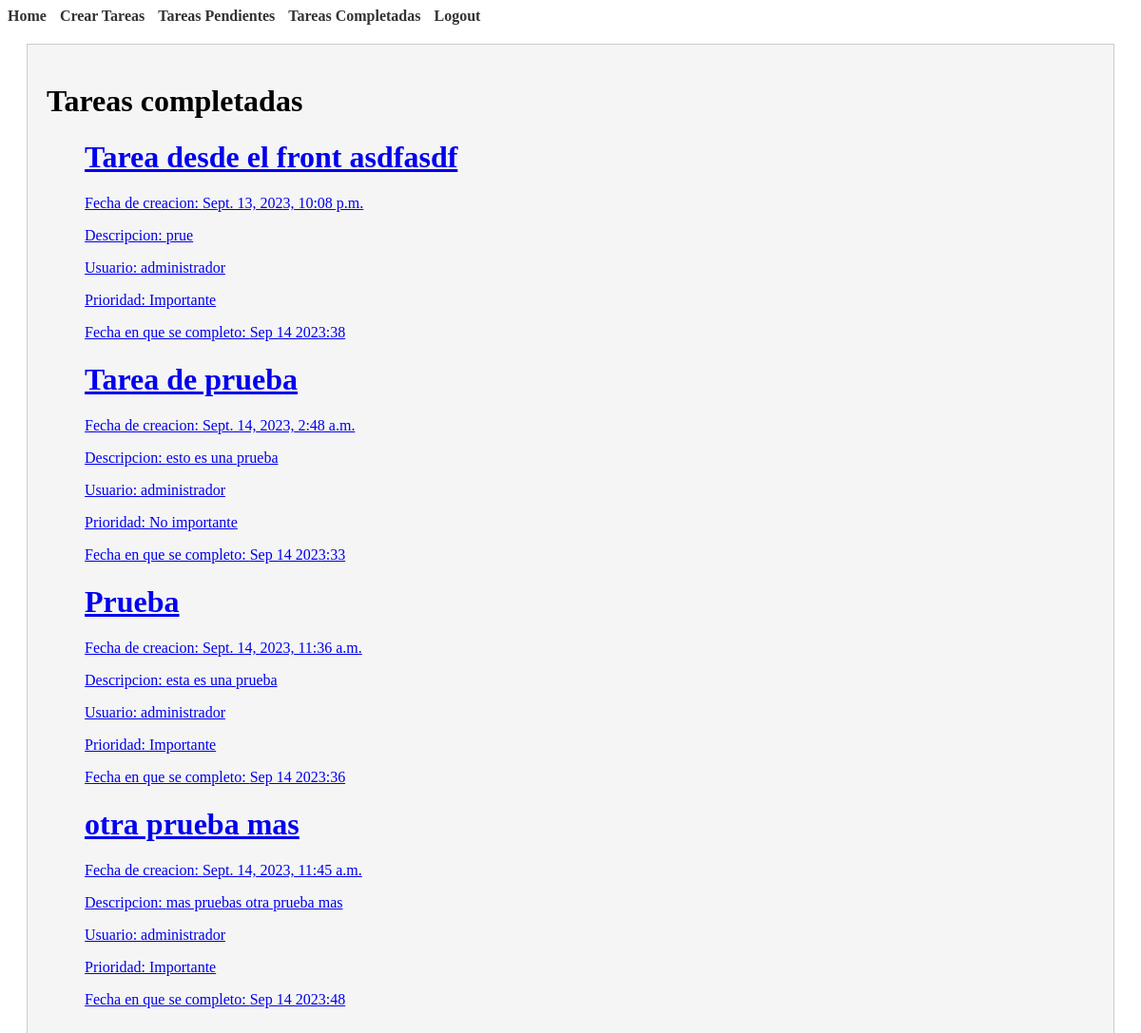
The page /tasks_completed/ (signed in) on the database its author committed.
### tasks/models.py (models this page shows, shortened)
class Task(models.Model):
    title = models.CharField(max_length=100, verbose_name="Título")
    description = models.TextField(blank=True, verbose_name="Descripción")
    created = models.DateTimeField(auto_now_add=True, verbose_name="Fecha de Creación")
    datecompleted = models.DateTimeField(null=True, verbose_name="Fecha de Completado")
    important = models.BooleanField(default=False, verbose_name="Importante")
    user = models.ForeignKey(User, on_delete=models.CASCADE, verbose_name="Usuario")

### tasks/views.py (the view)
# urls.py: path('tasks_completed/', views.tasks_completed, name='tasks_completed'),  # Ruta para listar tareas completadas
@login_required
def tasks_completed(request):
    tasks = Task.objects.filter(user=request.user, datecompleted__isnull=False)
    return render(request, 'tasks_completed.html', {'tasks': tasks})

### tasks/templates/tasks_completed.html
{% extends 'base.html' %}
{% block content %}
<h1>Tareas completadas</h1>
<ul>
    {% for task in tasks %}
        <a href="{% url 'task_detail' task.id %}">
            <h1>{{ task.title }}</h1>
            <p>Fecha de creacion: {{ task.created }}</p>
            <p>Descripcion: {{ task.description }}</p>
            <p>Usuario: {{ task.user.username }}</p>
             <p>Prioridad:
             {% if task.important %}
               Importante
             {% else %}
               No importante
             {% endif %}</p>
            <p>Fecha en que se completo: {{ task.datecompleted|date:'M j Y:i' }}</p>
        </a>
    {% endfor %}
</ul>
{% endblock %}

### tasks/templates/base.html (shortened to what this page needs)
<!DOCTYPE html>
<html lang="es">
<head>
  <link rel="stylesheet" type="text/css" href="/static/css/styles.css">
</head>
<body>
    <nav>
        <ul class="nav-list">
            <li class="nav-item">
                <a class="nav-link" href="/">Home</a>
            </li>
            {% if user.is_authenticated %}
            <li class="nav-item">
                <a class="nav-link" href="/tasks/create/">Crear Tareas</a>
            </li>
            <li class="nav-item">
                <a class="nav-link" href="/tasks">Tareas Pendientes</a>
            </li>
            <li class="nav-item">
                <a class="nav-link" href="/tasks_completed">Tareas Completadas</a>
            </li>
            <li class="nav-item">
                <a class="nav-link" href="/logout">Logout</a>
            </li>
            {% endif %}
        </ul>
    </nav>
    <div class="content">
        {% block content %}
        {%  endblock %}
    </div>
</body>
</html>

### tasks/static/css/styles.css (style rules this page uses)
.nav-list { list-style-type: none; margin: 0; padding: 0; }
.nav-item { display: inline; margin-right: 10px; }
.nav-link { text-decoration: none; color: #333; font-weight: bold; }
.content { margin: 20px; padding: 20px; border: 1px solid #ccc; background-color: #f5f5f5; }

### rows shown on the page
Task: title "Tarea desde el front asdfasdf", created "Sept. 13, 2023, 10:08 p.m.", description "prue", user.username "administrador", important "Importante", datecompleted "Sep 14 2023:38"
Task: title "Tarea de prueba", created "Sept. 14, 2023, 2:48 a.m.", description "esto es una prueba", user.username "administrador", important "No importante", datecompleted "Sep 14 2023:33"
Task: title "Prueba", created "Sept. 14, 2023, 11:36 a.m.", description "esta es una prueba", user.username "administrador", important "Importante", datecompleted "Sep 14 2023:36"
Task: title "otra prueba mas", created "Sept. 14, 2023, 11:45 a.m.", description "mas pruebas otra prueba mas", user.username "administrador", important "Importante", datecompleted "Sep 14 2023:48"
